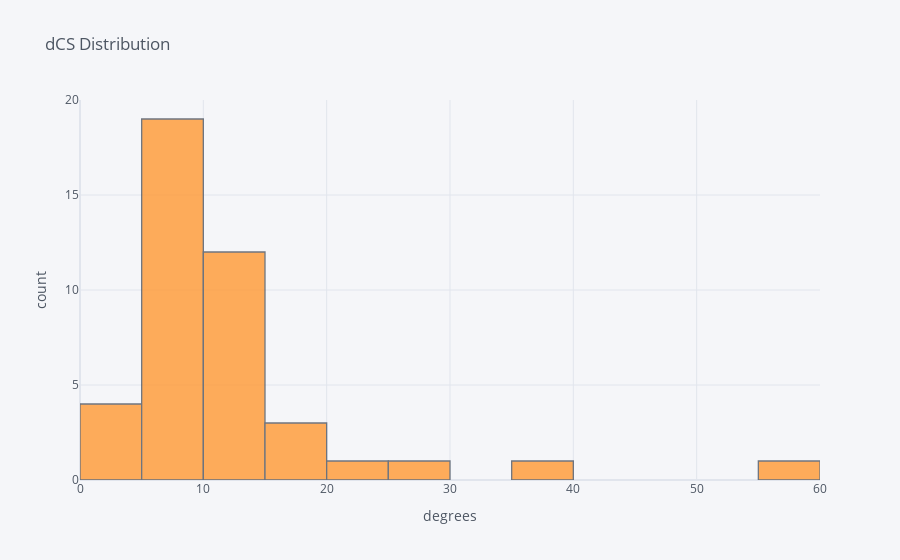

Notebook code for this chart:
### Code cell
df['dCS'].iplot(size=0, kind='hist', xTitle='degrees',
yTitle='count', title='dCS Distribution')
plt.show()

### Figure 1 — Plotly figure (JSON) as saved in the notebook; plotly's stock layout.template omitted (floating-point values rounded to 4 significant figures)
{"data": [{"histfunc": "count", "histnorm": "", "marker": {"color": "rgba(255, 153, 51, 1.0)", "line": {"color": "#4D5663", "width": 1.3}}, "name": "dCS", "opacity": 0.8, "orientation": "v", "type": "histogram", "x": [4.29, 4.24, 4.4, 4.47, 5.12, 5.32, 5.33, 6.0, 6.0, 6.37, 6.4, 6.72, 6.8, 6.93, 7.0, 7.0, 7.04, 7.08, 7.57, 7.94, 8.65, 9.18, 9.75, 10.0, 10.0, 10.2, 10.7, 10.7, 11.27, 11.3, 11.6, 11.8, 12.6, 13.4, 13.88, 16.6, 16.6, 17.12, 20.6, 29.77, 38.59, 55.56]}], "layout": {"barmode": "overlay", "legend": {"bgcolor": "#F5F6F9", "font": {"color": "#4D5663"}}, "paper_bgcolor": "#F5F6F9", "plot_bgcolor": "#F5F6F9", "title": {"font": {"color": "#4D5663"}, "text": "dCS Distribution"}, "xaxis": {"gridcolor": "#E1E5ED", "showgrid": true, "tickfont": {"color": "#4D5663"}, "title": {"font": {"color": "#4D5663"}, "text": "degrees"}, "zerolinecolor": "#E1E5ED"}, "yaxis": {"gridcolor": "#E1E5ED", "showgrid": true, "tickfont": {"color": "#4D5663"}, "title": {"font": {"color": "#4D5663"}, "text": "count"}, "zerolinecolor": "#E1E5ED"}}}
